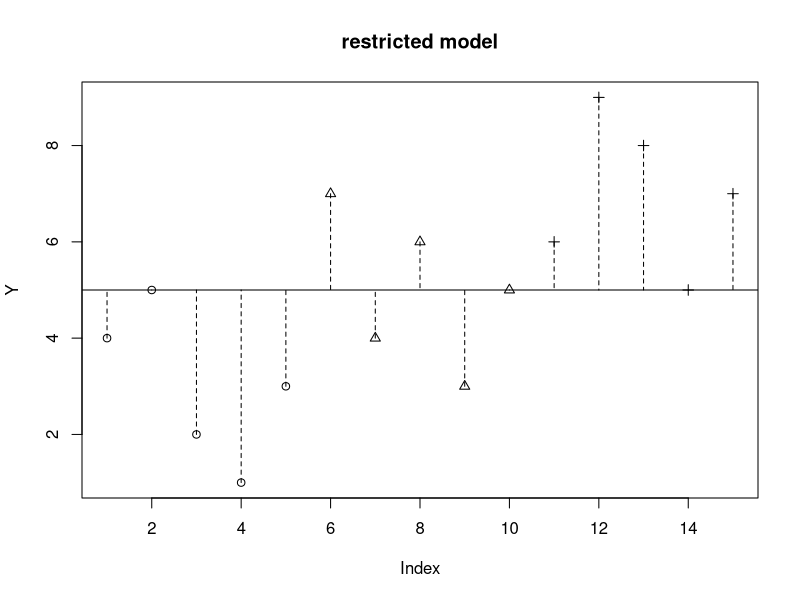
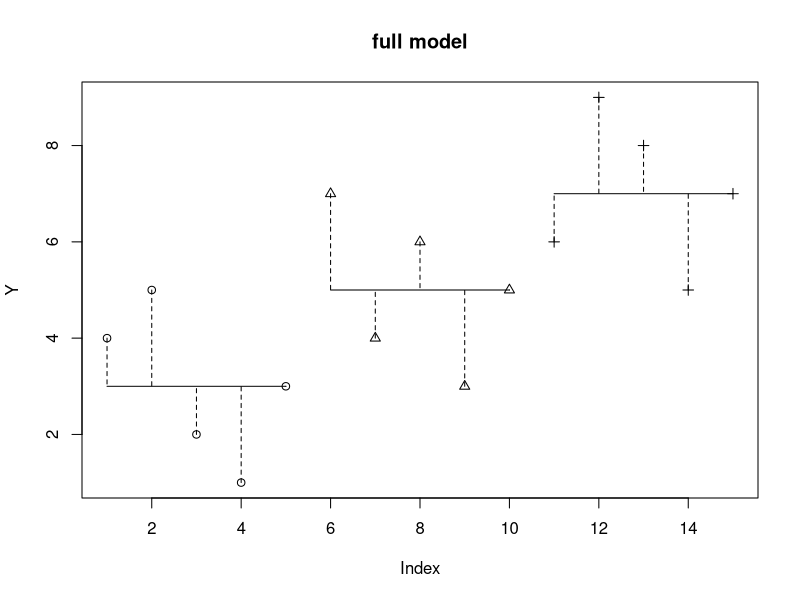

Write the R code that produced these figures, in order.
## ---- chunk 1
knitr::opts_chunk$set(echo = FALSE)
## ---- chunk 2
Y <- c(4,5,2,1,3,7,4,6,3,5,6,9,8,5,7)
myFac <- c(1,1,1,1,1,2,2,2,2,2,3,3,3,3,3) 
plot(Y, pch=myFac,main="restricted model") 
abline(h=mean(Y))
for (i in 1:length(Y)) {
  lines(c(i,i), c(Y[i], mean(Y)), lty=2)}
## ---- chunk 3
Y <- c(4,5,2,1,3,7,4,6,3,5,6,9,8,5,7) 
myFac <- c(1,1,1,1,1,2,2,2,2,2,3,3,3,3,3) 
plot(Y, pch=myFac, main="full model")
for (j in 1:3) {
  w <- which(myFac==j)  
  lines(c(min(w),max(w)),c(mean(Y[w]),mean(Y[w]))) 
  for (i in 1:length(w)) {
    lines(c(w[i],w[i]), c(Y[w[i]], mean(Y[w])), lty=2) }}
## ---- chunk 4
m1 <- aov(Y ~ factor(myFac)) 
summary(m1)
## ---- chunk 5
m2 <- lm(Y ~ factor(myFac))
summary(m2)
## ---- chunk 6
anova(m2)
## ---- chunk 7
shapiro.test(Y[1:5]) # group 1
shapiro.test(Y[5:10]) # group 2
shapiro.test(Y[11:15]) # group 3
## ---- chunk 8
bartlett.test(Y ~ factor(myFac))
## ---- chunk 9
pval_1v2 = t.test(Y[1:5], Y[5:10], alternative = "two.sided")$p.value # G1 vs G2
pval_1v3 = t.test(Y[1:5], Y[11:15], alternative = "two.sided")$p.value # G1 vs G3
pval_2v3 = t.test(Y[5:10], Y[11:15], alternative = "two.sided")$p.value # G2 vs G3
pvals = c(pval_1v2, pval_1v3, pval_2v3)
p.adjust(pvals, method = "holm", n = length(pvals))
